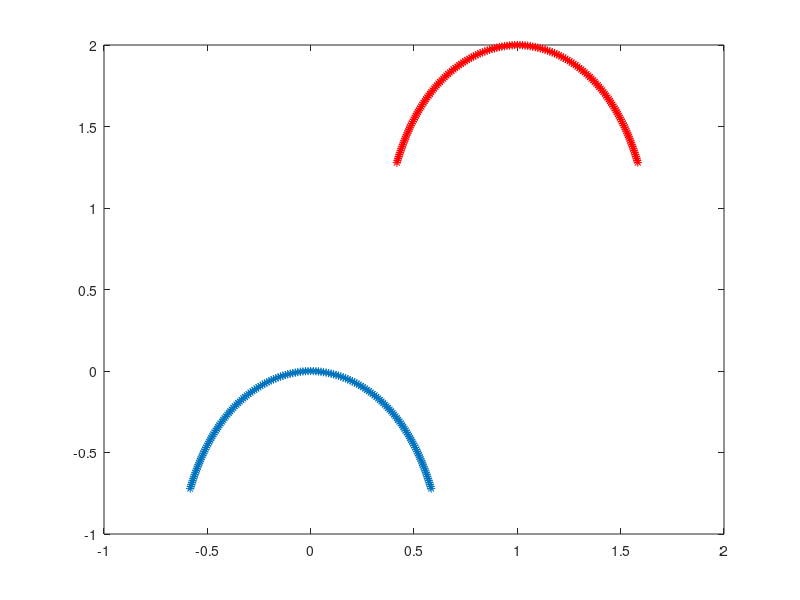

Source code (MATLAB):
%-------------------------------------------------------------------------------------------------------------------%
%
% IB2d is an Immersed Boundary Code (IB) for solving fully coupled non-linear 
% 	fluid-structure interaction models. This version of the code is based off of
%	Peskin's Immersed Boundary Method Paper in Acta Numerica, 2002.
%
% Author: Nicholas A. Battista
% Email:  nick.battista@unc.edu
% Date Created: May 27th, 2015
% Institution: UNC-CH
%
% This code is capable of creating Lagrangian Structures using:
% 	1. Springs
% 	2. Beams (*torsional springs)
% 	3. Target Points
%	4. Muscle-Model (combined Force-Length-Velocity model, "HIll+(Length-Tension)")
%
% One is able to update those Lagrangian Structure parameters, e.g., spring constants, resting %%	lengths, etc
% 
% There are a number of built in Examples, mostly used for teaching purposes. 
% 
% If you would like us to add a specific muscle model, please let Nick (nick.battista@unc.edu) know.
%
%--------------------------------------------------------------------------------------------------------------------%


%%%%%%%%%%%%%%%%%%%%%%%%%%%%%%%%%%%%%%%%%%%%%%%%%%%%%%%%%%%%%%%%%%%%%%%%%%%%%%%%
%
% FUNCTION: creates the JELLYFISH-EXAMPLE geometry and prints associated input files
%
%%%%%%%%%%%%%%%%%%%%%%%%%%%%%%%%%%%%%%%%%%%%%%%%%%%%%%%%%%%%%%%%%%%%%%%%%%%%%%%%

function Jellyfish_Geometry()

% FLUID GRID PARAMETERS %
L = 8;                              % Length of computational domain (m)
N = 256;                            % # of Cartesian grid meshwidths
dx = L/N;                           % Cartesian mesh width (m)

% Construct Geometry
[xLag,yLag,ds] = give_Me_Immsersed_Boundary_Geometry(N,L);
plot(xLag,yLag,'*'); hold on;

% Translate Geometry
xLag = xLag + L/8;
yLag = yLag + L/4;
plot(xLag,yLag,'r*'); hold on;
  
% NAMING CONVENTION FOR SIMULATION 
struct_name = 'jelly';      % structure name


%
% PRINT INPUT FILES (.vertex, .spring, .beam, etc) %
%

% print vertices
print_Lagrangian_Vertices(xLag,yLag,struct_name);

% print springs
k_Spring = 50*1.2750000000000000e+07;   % spring constant (Newton)
print_Lagrangian_Springs(xLag,k_Spring,ds,struct_name);

% print beams
k_Beam = 3.5*1.0363359375000002e+13;   % beam stiffness constant (Newton m^2) %5.1816796875000010e+12
print_Lagrangian_nonInv_Beams(xLag,yLag,k_Beam,struct_name);




%%%%%%%%%%%%%%%%%%%%%%%%%%%%%%%%%%%%%%%%%%%%%%%%%%%%%%%%%%%%%%%%%%%%%%%%
%
% FUNCTION: prints VERTEX points to a file called rubberband.vertex
%
%%%%%%%%%%%%%%%%%%%%%%%%%%%%%%%%%%%%%%%%%%%%%%%%%%%%%%%%%%%%%%%%%%%%%%%%

function print_Lagrangian_Vertices(xLag,yLag,struct_name)

    N = length(xLag);

    vertex_fid = fopen([struct_name '.vertex'], 'w');

    fprintf(vertex_fid, '%d\n', N );

    %Loops over all Lagrangian Pts.
    for s = 1:N
        X_v = xLag(s);
        Y_v = yLag(s);
        fprintf(vertex_fid, '%1.16e %1.16e\n', X_v, Y_v);
    end

    fclose(vertex_fid); 

    
%%%%%%%%%%%%%%%%%%%%%%%%%%%%%%%%%%%%%%%%%%%%%%%%%%%%%%%%%%%%%%%%%%%%%%%%
%
% FUNCTION: prints SPRING points to a file called rubberband.spring
%
%%%%%%%%%%%%%%%%%%%%%%%%%%%%%%%%%%%%%%%%%%%%%%%%%%%%%%%%%%%%%%%%%%%%%%%%

function print_Lagrangian_Springs(xLag,k_Spring,ds_Rest,struct_name)

    N = length(xLag);

    spring_fid = fopen([struct_name '.spring'], 'w');

    fprintf(spring_fid, '%d\n', N-1 );

    %spring_force = kappa_spring*ds/(ds^2);

    % SPRINGS BETWEEN VERTICES ON RHS
    for s = 1:ceil(N/2)
            if s <= floor(N/2)         
                fprintf(spring_fid, '%d %d %1.16e %1.16e\n', s, s+1, k_Spring, ds_Rest);  
            elseif s == ceil(N/2)
                fprintf(spring_fid, '%d %d %1.16e %1.16e\n', 1, ceil(N/2)+1, k_Spring, ds_Rest);  
            end
    end
    
    % SPRINGS BETWEEN VERTICES ON LHS
    for s=1:floor(N/2)-1
                s1 = ceil(N/2)+s;
                s2 = ceil(N/2)+s+1;
                fprintf(spring_fid, '%d %d %1.16e %1.16e\n', s1, s2, k_Spring, ds_Rest);  
    end
    fclose(spring_fid); 
    
 
%%%%%%%%%%%%%%%%%%%%%%%%%%%%%%%%%%%%%%%%%%%%%%%%%%%%%%%%%%%%%%%%%%%%%%%%%%%%%%%%%%%%%
%
% FUNCTION: prints BEAM (NON-INVARIANT) points to a file called rubberband.nonInv_beam
%
%%%%%%%%%%%%%%%%%%%%%%%%%%%%%%%%%%%%%%%%%%%%%%%%%%%%%%%%%%%%%%%%%%%%%%%%%%%%%%%%%%%%%

function print_Lagrangian_nonInv_Beams(xLag,yLag,k_Beam,struct_name)

    % k_Beam: beam stiffness
    % Cx/Cy:  beam curvatures in x/y respestively
    
    N = length(xLag); % NOTE: Total number of beams = Number of Total Lag Pts. - 2

    beam_fid = fopen([struct_name '.nonInv_beam'], 'w');

    fprintf(beam_fid, '%d\n', N-2 );

    % beam_force = kappa_beam*ds/(ds^4)
    
    %BEAMS BETWEEN VERTICES ON RHS
    for s = 1:ceil(N/2)+1
            if s <= floor(N/2)-1  
                Cx = xLag(s) - 2*xLag(s+1) + xLag(s+2);
                Cy = yLag(s) - 2*yLag(s+1) + yLag(s+2);
                fprintf(beam_fid, '%d %d %d %1.16e %1.16e %1.16e\n', s,s+1,s+2, k_Beam, Cx, Cy);  
            elseif s == ceil(N/2)
                Cx = xLag(ceil(N/2)+1) - 2*xLag(1) + xLag(2);
                Cy = yLag(ceil(N/2)+1) - 2*yLag(1) + yLag(2);
                fprintf(beam_fid, '%d %d %d %1.16e %1.16e %1.16e\n', ceil(N/2)+1,1,2, k_Beam, Cx,Cy);  
            elseif s == ceil(N/2)+1
                Cx = xLag(ceil(N/2)+2) - 2*xLag( ceil(N/2)+1 ) + xLag(1);
                Cy = yLag(ceil(N/2)+2) - 2*yLag( ceil(N/2)+1 ) + yLag(1);
                fprintf(beam_fid, '%d %d %d %1.16e %1.16e %1.16e\n', ceil(N/2)+2,ceil(N/2)+1,1, k_Beam, Cx,Cy);  
            end
    end
    
    % BEAMS BETWEEN VERTICES ON LHS
    for s=1:floor(N/2)-2
                s1 = ceil(N/2)+s;
                s2 = ceil(N/2)+s+1;
                s3 = ceil(N/2)+s+2;
                Cx = xLag(s3) - 2*xLag(s2) + xLag(s1);
                Cy = yLag(s3) - 2*yLag(s2) + yLag(s1);
                fprintf(beam_fid, '%d %d %d %1.16e %1.16e %1.16e\n', s3, s2, s1, k_Beam, Cx, Cy);  
    end
    fclose(beam_fid); 
    

%%%%%%%%%%%%%%%%%%%%%%%%%%%%%%%%%%%%%%%%%%%%%%%%%%%%%%%%%%%%%%%%%%%%%%%%
%
% FUNCTION: creates the Lagrangian structure geometry
%
%%%%%%%%%%%%%%%%%%%%%%%%%%%%%%%%%%%%%%%%%%%%%%%%%%%%%%%%%%%%%%%%%%%%%%%%

function [xLag,yLag,ds] = give_Me_Immsersed_Boundary_Geometry(N,L)


% JELLYFISH GEOMETRY PARAMETERS %

bell_length = 2;                    % bell length (m)
npts_bell = ceil(2.5*(bell_length/L)*N); % number of points along the length of the entire bell
npts_circ = 1;                    %number of points along the circumference (=1 for 2D)
npts = npts_bell*npts_circ;	      % total number points 
ds = bell_length/(npts_bell-1);   % mesh spacing along the length of bell (m)
Zs = 0;                          %distance to top of bell (m)
xb = zeros(npts);                 %holds resting positions to calculate curvatures
zb=zeros(npts);                   %holds resting positions to calculate curvatures

% Values to describe bell shape given in Alben, Peng and Miller %
betao = 0.5;
betam = 0.3;
to = 0.5;
t=0;
gamma = 1;

% Starting values
z = Zs;
r = 0;
x = 0;

% center line of jelly
xLag(1) = x;
yLag(1) = z;
zl=z;
rl=r;

%right side of bell
for s = 1:(ceil(npts_bell/2)-1)
    beta = betao+(betam-betao)*(t/to)^gamma;
    theta = -1.55*(1-exp(-(s)*ds/beta));
    z = zl + ds*sin(theta);
    r = rl + ds*cos(theta);
    x = r;
    zl=z;
    rl=r;
    xLag(s+1)=x;
    yLag(s+1)=z;
   %fprintf(vertex_fid, '%1.16e %1.16e\n', x, z);
end


% reinitialize values for centerline
z = Zs;
r = 0;
zl=z;
rl=r;


%left side of bell
for s = (ceil(npts_bell/2)):npts_bell-2
    s2=s-(ceil(npts_bell/2)-1);
    beta = betao+(betam-betao)*(t/to)^gamma;
    theta = -1.55*(1-exp(-(s2)*ds/beta));
    z = zl + ds*sin(theta);
    r = rl + ds*cos(theta);
    x = -1*r;
    zl=z;
    rl=r;
    xLag(s+1)=x;
    yLag(s+1)=z;
   %fprintf(vertex_fid, '%1.16e %1.16e\n', x, z);
end


% 
% %%%%%%%%%%%%%%%%%%%%%%%%%%%%%%%%%%%%%%%%%%%%%%%%%%%%%%%%%%%%%%%%%%%%%%%%%%%%%%%%
% 
% % Write out the beam information
%  beam_fid = fopen([mesh_name num2str(N) '.beam'], 'w');
%  
%  fprintf(beam_fid, '%d\n', npts-3);
%  
%  %right side of bell
%  for q = 0:npts_circ-1
%  for s = 0:(ceil(npts_bell/2)-3)
%     C1 = xb(s+1)+xb(s+3)-2*xb(s+2); 
%     C2 = zb(s+1)+zb(s+3)-2*zb(s+2); 
%     fprintf(beam_fid, '%d %d %d %1.16e %1.16e %1.16e\n', q*npts_circ+s, q*npts_circ+s+1, q*npts_circ+s+2, kappa_beam*ds/(ds^4), C1, C2);
%  end
%  
%  %top of bell
%     s=ceil(npts_bell/2);
%     C1 = xb(s+1)+xb(2)-2*xb(1); 
%     C2 = zb(s+1)+zb(2)-2*zb(1); 
%     fprintf(beam_fid, '%d %d %d %1.16e %1.16e %1.16e\n', q*npts_circ+s, q*npts_circ+0, q*npts_circ+1, kappa_beam*ds/(ds^4), C1, C2);
%     s=ceil(npts_bell/2)+1;
%     C1 = xb(s+1)+xb(1)-2*xb(s); 
%     C2 = zb(s+1)+zb(1)-2*zb(s); 
%     fprintf(beam_fid, '%d %d %d %1.16e %1.16e %1.16e\n', q*npts_circ+s, q*npts_circ+s-1, q*npts_circ+0, kappa_beam*ds/(ds^4), C1, C2);
%  
%  %left side of bell   
%  for s = ceil((npts_bell/2)+2):npts_bell-2
%     C1 = xb(s+1)+xb(s-1)-2*xb(s); 
%     C2 = zb(s+1)+zb(s-1)-2*zb(s); 
%     fprintf(beam_fid, '%d %d %d %1.16e %1.16e %1.16e\n', q*npts_circ+s, q*npts_circ+s-1, q*npts_circ+s-2, kappa_beam*ds/(ds^4), C1, C2);
%  end
%  end
% % 
% % 
%  fclose(beam_fid);
% 
